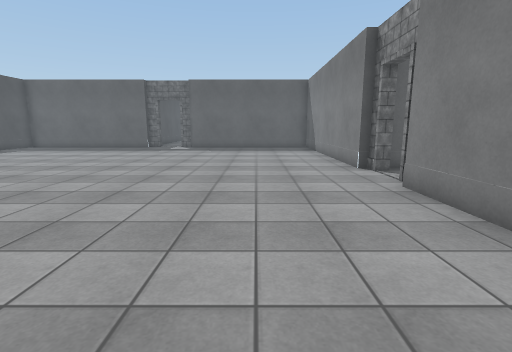
[1] (above)

17 first-person views from a walk through a 3-D level made in the Unity game engine. The camera is 1.4 m above the floor, tilts 10° down and sees 85° across. The floor is counted in squares, 1 m on a side. Each view is taken from the middle of a square. On the plan, view 1 faces up. The plan holds only what a view shows up to about 14 squares ahead; the rest is blank. The place goes on beyond the plan. The player is left out. Door leaves are left out, so doorways stand open. Some surface patterns are stand-ins.

[2]
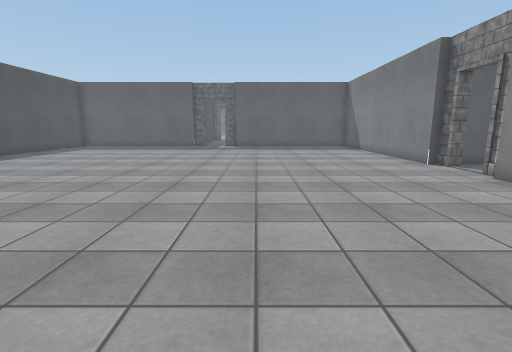

[3]
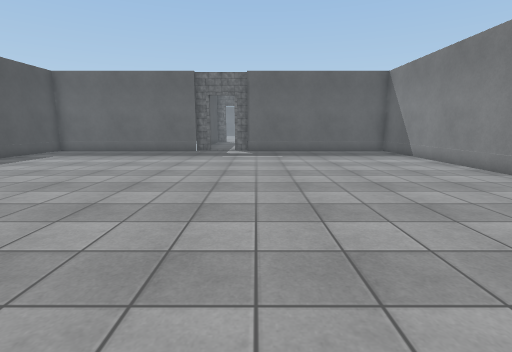

[4]
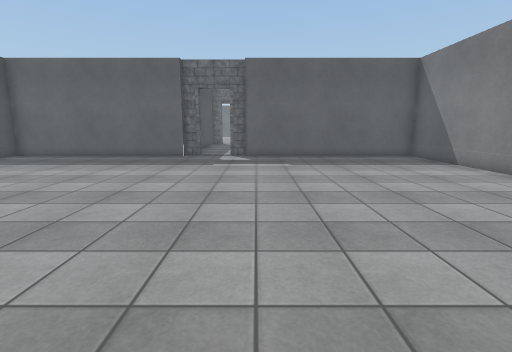

[5]
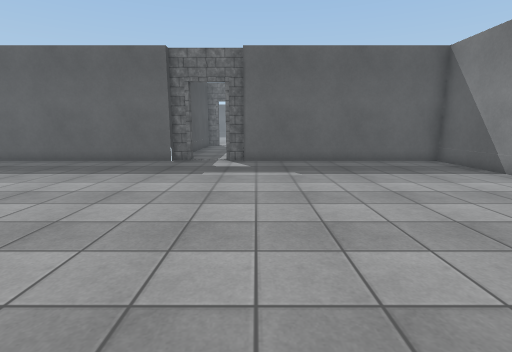

[6]
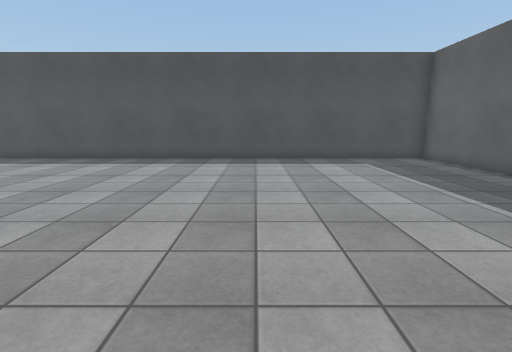

[7]
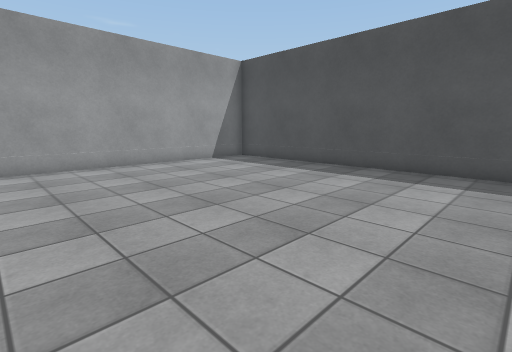

[8]
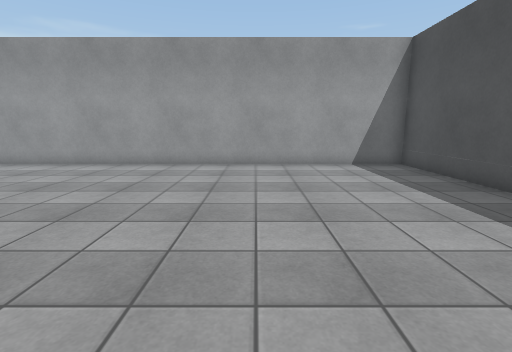

[9]
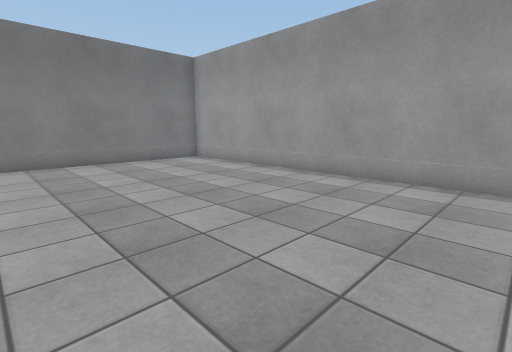

[10]
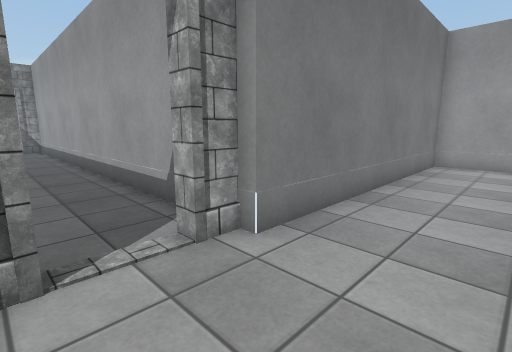

[11]
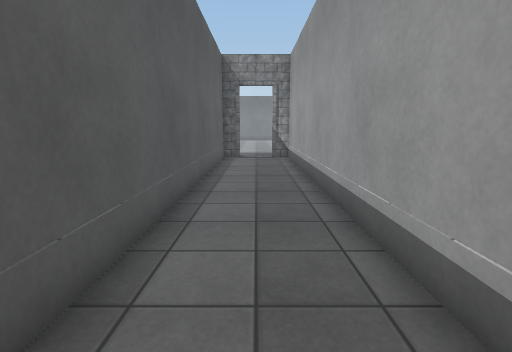

[12]
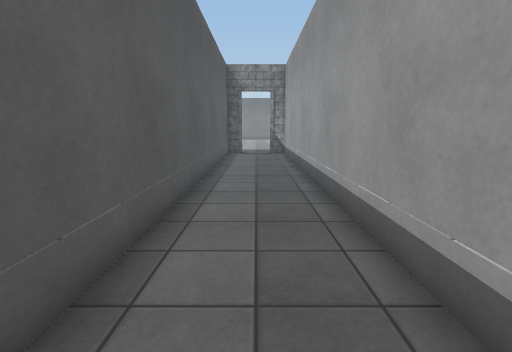

[13]
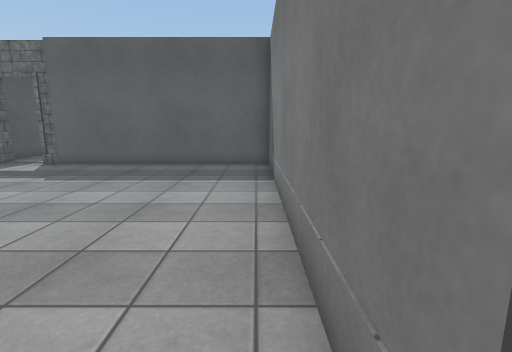

[14]
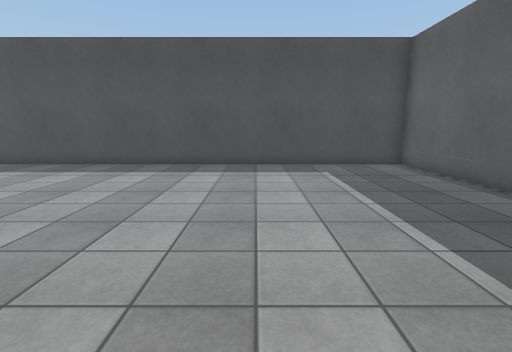

[15]
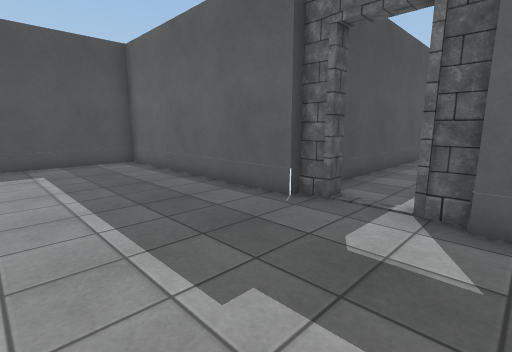

[16]
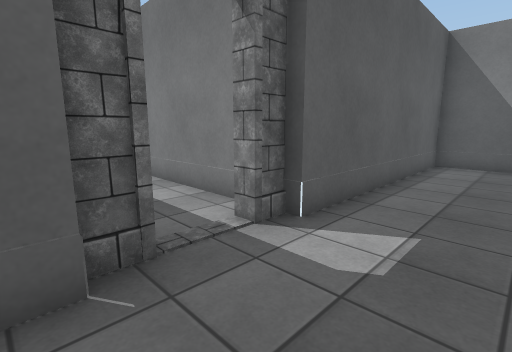

[17]
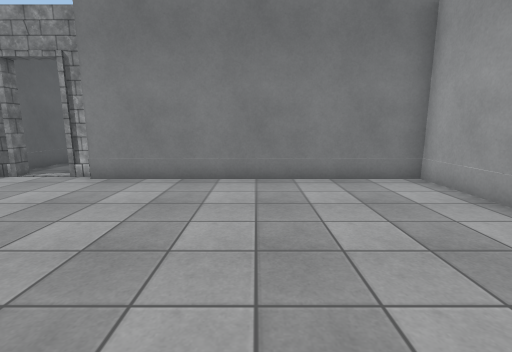

### Floor plan
Ten units are one square. View 1 is at (0, 0); x grows to the right and y downward. Boxes are objects, and circles mark ways between rooms. Rooms are numbered by the first view taken in them; rooms with no view inside come last. Other rooms are left out.
<svg viewBox="-160 -205 365 235">
<path fill="none" stroke="#000" d="M35 -94 35 -195 -45 -195M38 -87 38 -95M38 -64 38 -72M-74 -195 -155 -195 -155 25 35 25 35 -65M-67 -198 -75 -198M-45 -198 -52 -198M55 -65 198 -65 198 -72M198 -86 198 -95 45 -95"/>
<circle cx="40" cy="-80" r="3" fill="#2a7"/>
<text x="-60" y="-90">1</text>
<text x="120" y="-80">2</text>
</svg>
Room 1 opens to room 2.

Where each view was taken, in squares from view 1:
view 1: 0 up, 0 right, facing up
view 2: 1 down, 3 left, facing up
view 3: 3 up, 4 left, facing up
view 4: 6 up, 4 left, facing up
view 5: 8 up, 4 left, facing up
view 6: 12 up, 3 left, facing left
view 7: 8 up, 6 left, facing down-left
view 8: 8 up, 10 left, facing down
view 9: 5 up, 8 left, facing down-right
view 10: 9 up, 1 right, facing down-right
view 11: 8 up, 7 right, facing right
view 12: 8 up, 5 right, facing right
view 13: 9 up, 3 right, facing up
view 14: 14 up, 5 left, facing left
view 15: 15 up, 4 left, facing up-left
view 16: 17 up, 8 left, facing up-right
view 17: 2 up, 4 left, facing right
